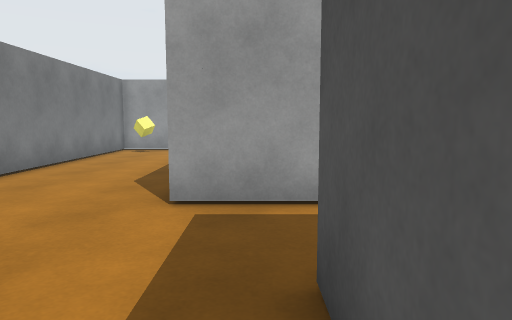
view 1 (above)

21 first-person views from a walk through a Unity game level. The camera is 1.2 m above the floor, tilts 6° down and sees 70° across. The floor is counted in squares, 1 m on a side. Each view is taken from the middle of a square. On the plan, view 1 faces up. The plan holds only what a view shows up to about 15 squares ahead; the rest is blank.

view 2
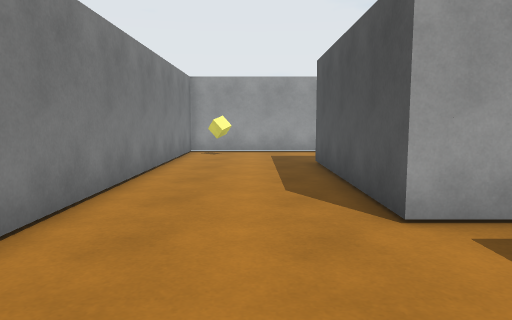

view 3
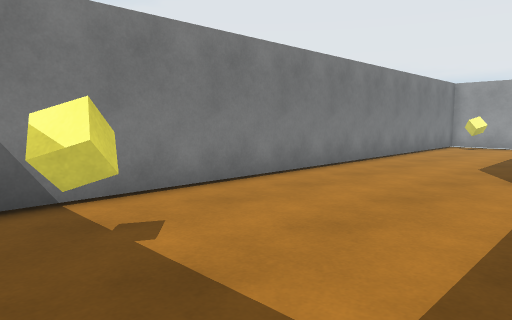

view 4
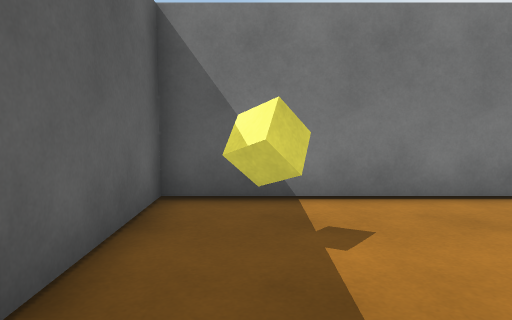

view 5
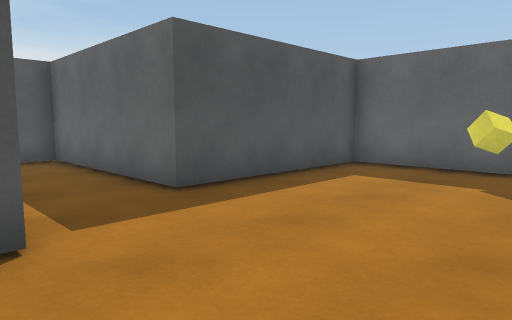

view 6
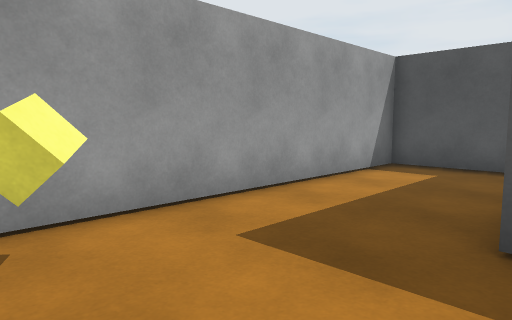

view 7
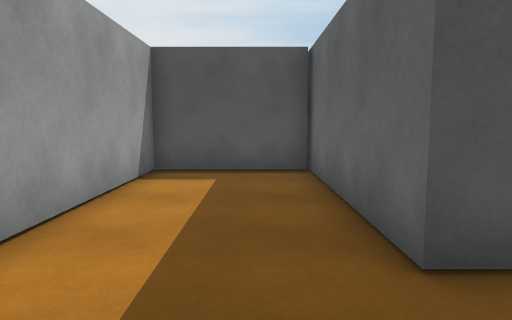

view 8
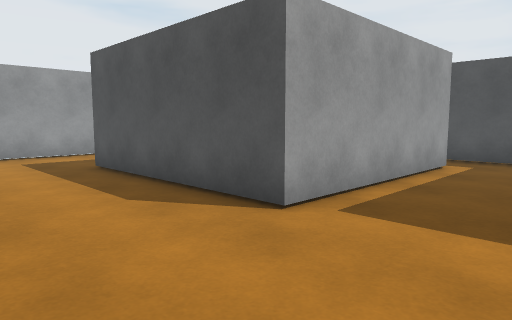

view 9
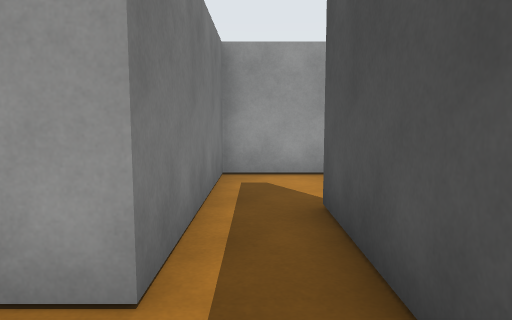

view 10
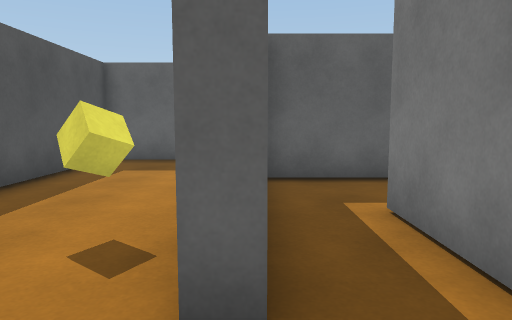

view 11
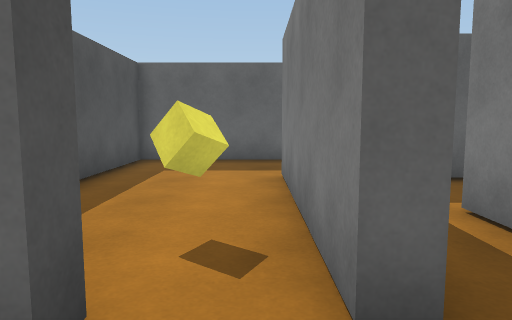

view 12
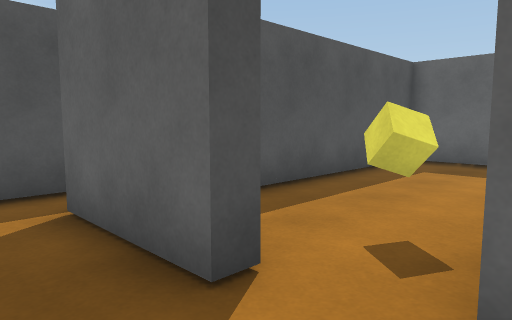

view 13
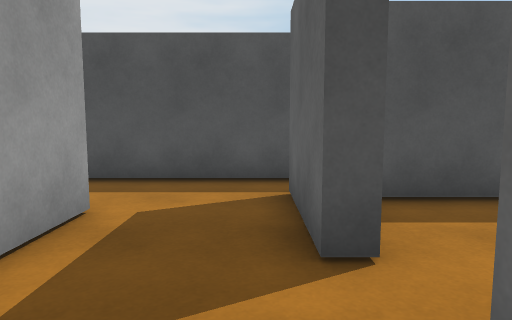

view 14
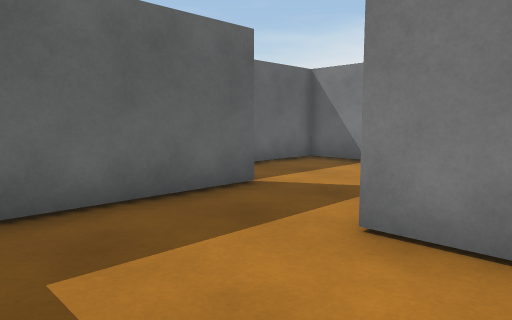

view 15
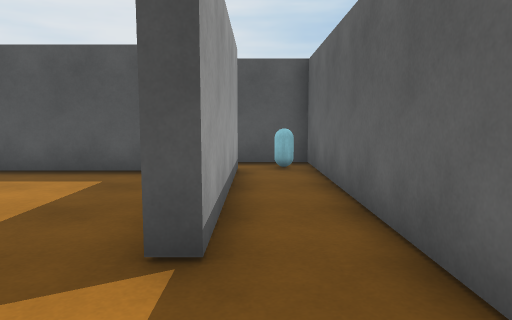

view 16
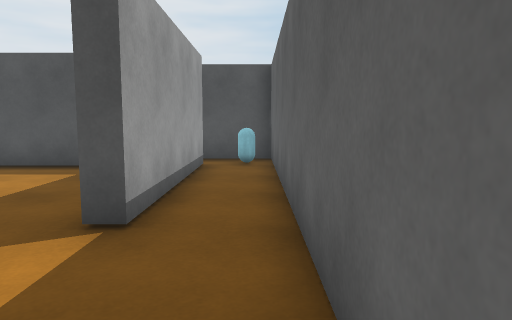

view 17
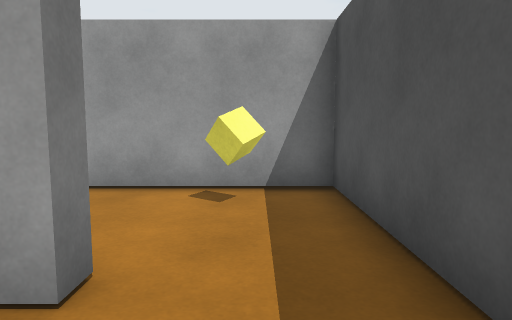

view 18
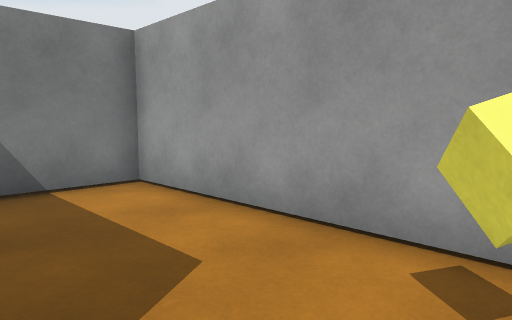

view 19
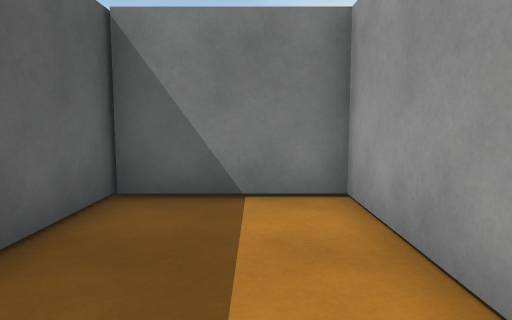

view 20
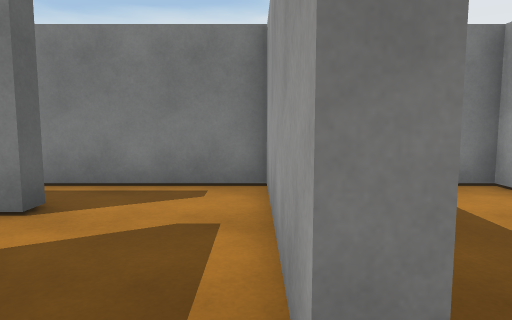

view 21
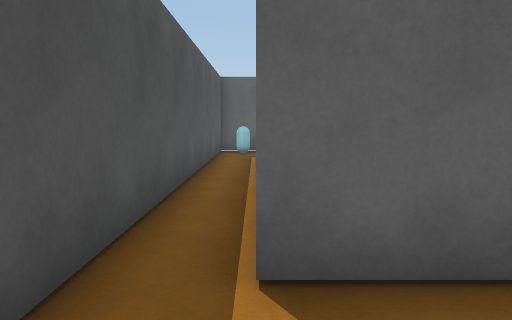

### Floor plan
Ten units are one square. View 1 is at (0, 0); x grows to the right and y downward. Boxes are objects, and circles mark ways between rooms. Rooms are numbered by the first view taken in them; rooms with no view inside come last. Other rooms are left out.
<svg viewBox="-61 -160 200 200">
<path fill="none" stroke="#000" d="M48 -117 48 -155 -56 -155 -56 35 4 35 4 -25 69 -25 69 -80M65 -112 53 -112 53 -52 -12 -52 -12 -117 49 -117M69 -80 74 -80M90 -79 90 -84 105 -84M108 -112 65 -112M60 10 115 10 115 -71M74 -80 74 -20M9 15 9 35 134 35 134 -11M120 16 60 16 60 10M105 -84 120 -84M134 -60 134 -105M108 -117 108 -112M49 -117 79 -117M134 -105 134 -155 53 -155 53 -117"/>
<rect x="-45" y="-145" width="10" height="10" fill="#bbb"><title>yellow cube</title></rect>
<rect x="-35" y="15" width="10" height="10" fill="#bbb"><title>yellow cube</title></rect>
<rect x="85" y="-65" width="10" height="10" fill="#bbb"><title>yellow cube</title></rect>
<rect x="115" y="25" width="10" height="10" fill="#bbb"><title>capsule</title></rect>
<rect x="115" y="-145" width="10" height="10" fill="#bbb"><title>yellow cube</title></rect>
<circle cx="70" cy="-95" r="3" fill="#2a7"/>
<circle cx="80" cy="-80" r="3" fill="#2a7"/>
<circle cx="95" cy="-95" r="3" fill="#2a7"/>
<circle cx="65" cy="-5" r="3" fill="#2a7"/>
<circle cx="115" cy="-115" r="3" fill="#2a7"/>
<text x="-20" y="-60">1</text>
<text x="80" y="-90">2</text>
<text x="90" y="-30">3</text>
<text x="60" y="20">4</text>
<text x="110" y="-100">5</text>
<text x="90" y="-140">6</text>
</svg>
Room 1 opens to room 2. Room 2 opens to room 3. Room 2 opens to room 5. Room 3 opens to room 4. Room 5 opens to room 6.

Where each view was taken, in squares from view 1:
view 1: 0 up, 0 right, facing up
view 2: 1 up, 3 left, facing up
view 3: 3 down, 0 right, facing up-left
view 4: 2 down, 0 right, facing left
view 5: 6 up, 5 left, facing down-right
view 6: 11 up, 5 left, facing up-right
view 7: 13 up, 4 left, facing right
view 8: 2 up, 5 left, facing up-right
view 9: 3 up, 6 right, facing up
view 10: 10 up, 7 right, facing down
view 11: 10 up, 8 right, facing down
view 12: 10 up, 7 right, facing down-right
view 13: 9 up, 6 right, facing right
view 14: 4 up, 11 right, facing down-left
view 15: 2 down, 3 right, facing right
view 16: 3 down, 2 right, facing right
view 17: 9 up, 12 right, facing up
view 18: 12 up, 12 right, facing up-left
view 19: 14 up, 11 right, facing left
view 20: 11 up, 12 right, facing left
view 21: 11 up, 12 right, facing down
